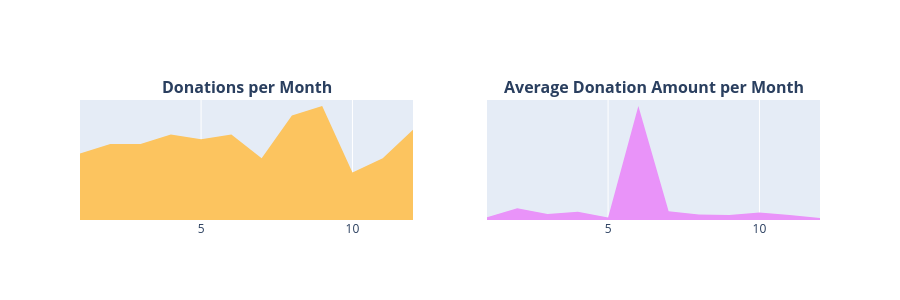

The code cell stored with this chart in its notebook:
### Markdown cell above
**Donaciones por Mes**
 - 3.4.3 Número de Donaciones por Mes

 - 3.4.4 Donaciones Promedio por Mes

### Code cell
t2 = donations_df.groupby(['Donation Month']).agg({'Donation Year' : 'count', 'Donation Amount' : 'mean'}).reset_index().rename(columns={'Donation Year' : 'Total Donations', 'Donation Amount' : 'Average Amount'})
x = t2['Donation Month']
y1 = t2['Total Donations']
y2 = t2['Average Amount']
trace1 = go.Scatter(x=x, y=y1, fill='tozeroy', fillcolor = '#fcc45f', mode= 'none')
trace2 = go.Scatter(x=x, y=y2, fill='tozeroy', fillcolor = "#e993f9", mode= 'none')
fig = tools.make_subplots(rows=1, cols=2, print_grid=False, subplot_titles = ["<b>Donations per Month</b>", "<b>Average Donation Amount per Month</b>"])
fig.append_trace(trace1, 1, 1);
fig.append_trace(trace2, 1, 2);

fig['layout'].update(
    height=300,
    showlegend=False,
    yaxis=dict(
        autorange=True,
        showgrid=False,
        zeroline=False,
        showline=False,
        ticks='',
        showticklabels=False
    ),
    yaxis2=dict(
        autorange=True,
        showgrid=False,
        zeroline=False,
        showline=False,
        ticks='',
        showticklabels=False
    )
)


fig.show()

### Figure 1 — Plotly figure (JSON) as saved in the notebook; plotly's stock layout.template omitted (floating-point values rounded to 4 significant figures)
{"data": [{"fill": "tozeroy", "fillcolor": "#fcc45f", "mode": "none", "type": "scatter", "x": [1, 2, 3, 4, 5, 6, 7, 8, 9, 10, 11, 12], "xaxis": "x", "y": [14, 16, 16, 18, 17, 18, 13, 22, 24, 10, 13, 19], "yaxis": "y"}, {"fill": "tozeroy", "fillcolor": "#e993f9", "mode": "none", "type": "scatter", "x": [1, 2, 3, 4, 5, 6, 7, 8, 9, 10, 11, 12], "xaxis": "x2", "y": [85.26, 378.8, 195.4, 267.7, 82.4, 3663.0, 282.5, 177.1, 161.8, 239.1, 157.5, 66.39], "yaxis": "y2"}], "layout": {"annotations": [{"font": {"size": 16}, "showarrow": false, "text": "<b>Donations per Month</b>", "x": 0.225, "xanchor": "center", "xref": "paper", "y": 1, "yanchor": "bottom", "yref": "paper"}, {"font": {"size": 16}, "showarrow": false, "text": "<b>Average Donation Amount per Month</b>", "x": 0.775, "xanchor": "center", "xref": "paper", "y": 1, "yanchor": "bottom", "yref": "paper"}], "height": 300, "showlegend": false, "xaxis": {"anchor": "y", "domain": [0, 0.45]}, "xaxis2": {"anchor": "y2", "domain": [0.55, 1]}, "yaxis": {"anchor": "x", "autorange": true, "domain": [0, 1], "showgrid": false, "showline": false, "showticklabels": false, "ticks": "", "zeroline": false}, "yaxis2": {"anchor": "x2", "autorange": true, "domain": [0, 1], "showgrid": false, "showline": false, "showticklabels": false, "ticks": "", "zeroline": false}}}
